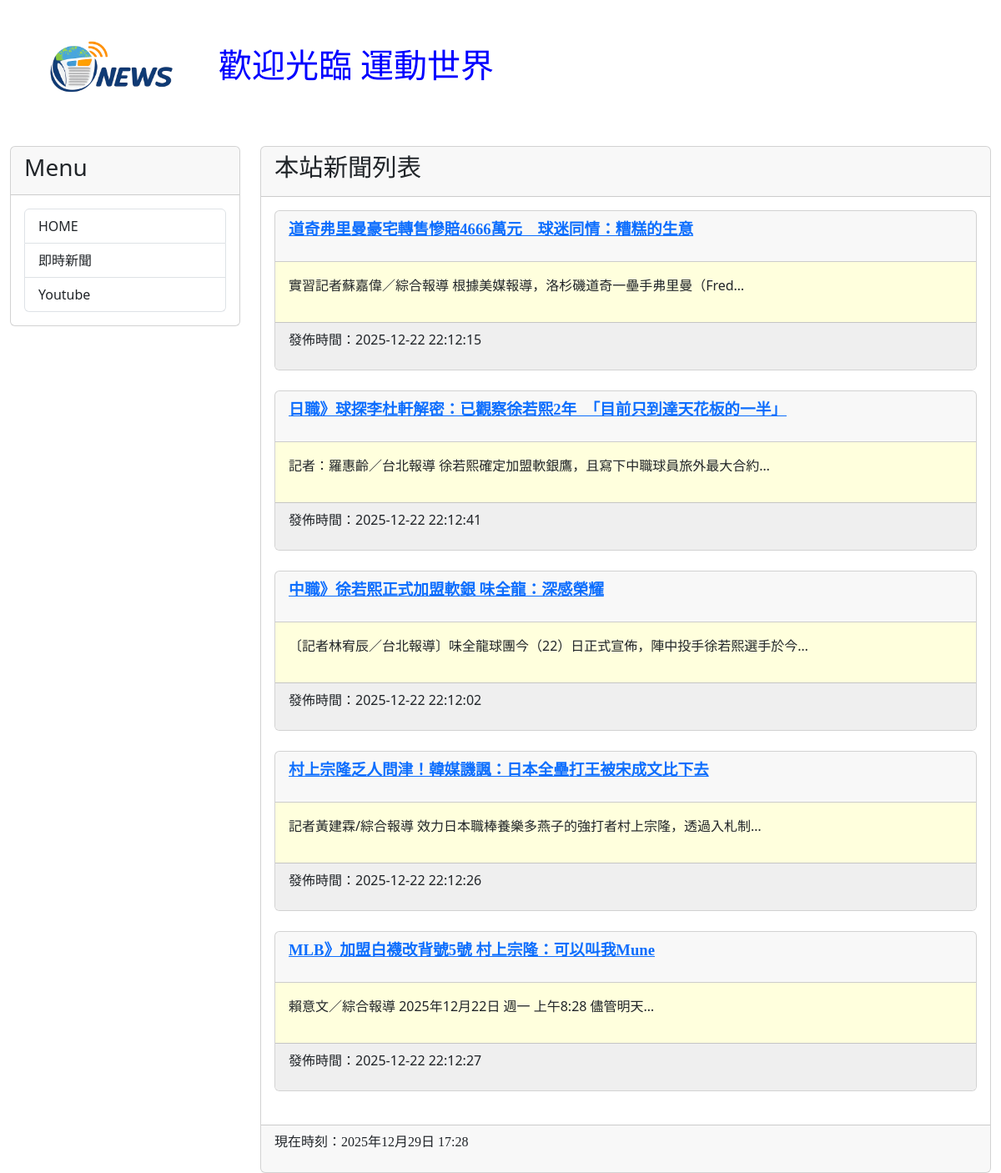
Before: / with the older database file.
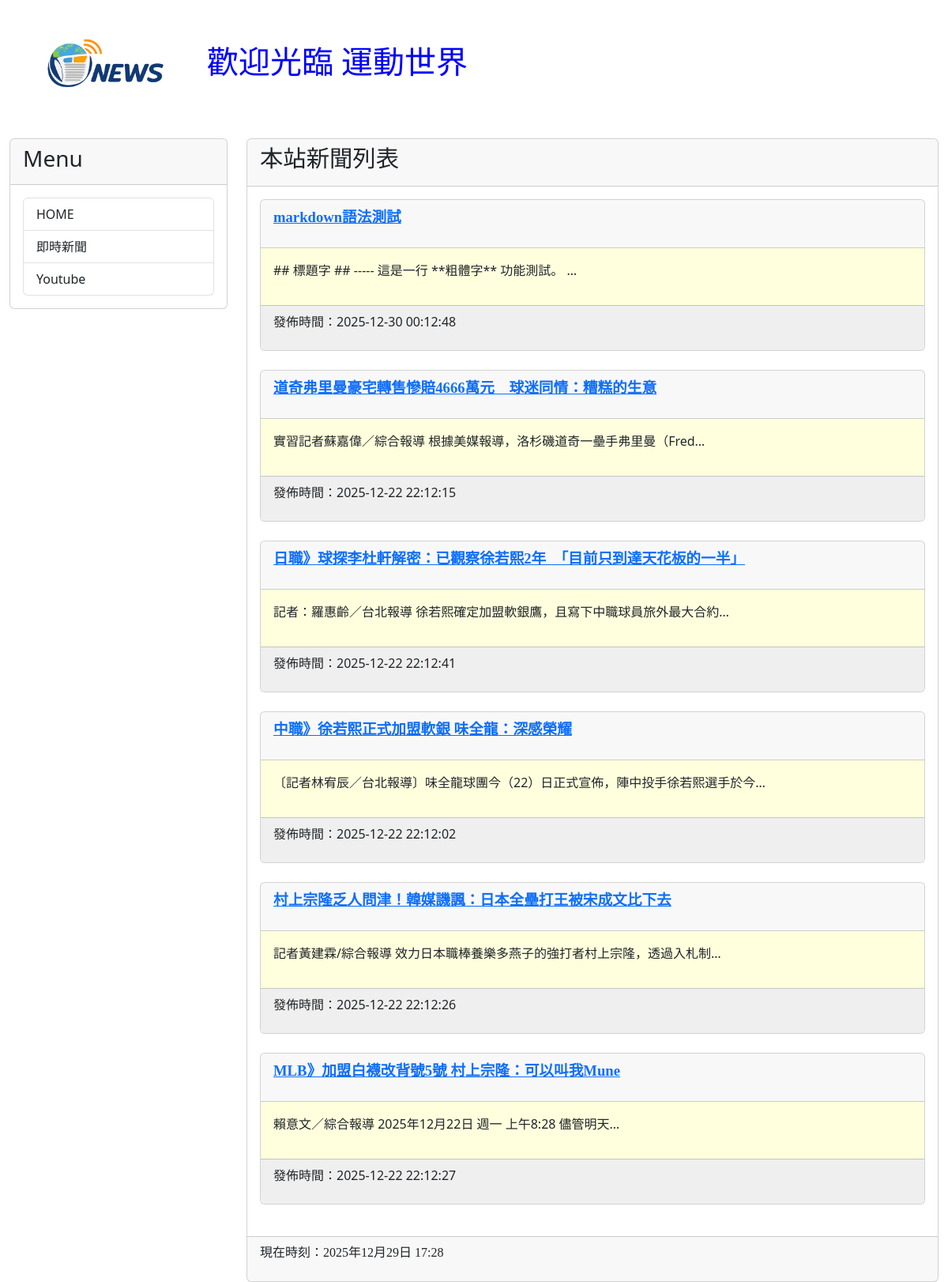
After: the same page with the newer database file.
### mysite/models.py (models this page shows, shortened)
class Post(models.Model):
    title = models.CharField(max_length=200, verbose_name='標題')
    slug = models.CharField(max_length=200, verbose_name='網址標識')
    body = models.TextField(verbose_name='文章內容')
    pub_date = models.DateTimeField(auto_now_add=True, verbose_name='發佈日期')
    class Meta:
        ordering = ('-pub_date',)
        verbose_name = '文章'
        verbose_name_plural = '文章列表'

### mysite/views.py (the view)
# urls.py: path('', homepage),
def homepage(request):
    posts = Post.objects.all()
    now = datetime.now()
    return render(request, "index.html", locals())

### templates/index.html (shortened to what this page needs)
{% extends 'base.html' %}
{% block headmessage %}<h3 style="font-family: 標楷體;font-size: 22pt;">本站新聞列表</h3>{% endblock %}
{% block content %}
{% for post in posts %}
    <div class="card">
        <div class="card-header">
            <p style="font-family: 微軟正黑體;font-size: 14pt;font-weight: bold;">
                <a href="/post/{{post.slug}}">{{ post.title }}</a>
            </p>
        </div>
        <div class="card-body" style="background-color: #ffffdd;">
            <p>
                {{ post.body | truncatechars:40 }}
            </p>
        </div>
        <div class="card-footer" style="background-color: #efefef;">
            <p>
                發佈時間：{{ post.pub_date | date:"Y-m-d H:m:s" }}
            </p>
        </div>
    </div>
    <br>
{% endfor %}
{% endblock %}

### templates/base.html (shortened to what this page needs)
 {% load static %}
<!DOCTYPE html>
<html>
    <head>
        <link rel="stylesheet" href="{% static 'css/bootstrap-5.3.8-dist/bootstrap.min.css' %}">
    </head>
    <body>
        <div class="container-fluid">
            {% include 'header.html' %}
            <div class="row">
                <div class="col-sm-3 col-md-3">
                    <div class="card">
                        <div class="card-header">
                            <h3>Menu</h3>
                        </div>
                        <div class="card-body">
                            <div class="list-group">
                                <a href="/" class="list-group-item">HOME</a>
                                <a href="https://google.com/news" class="list-group-item" target="_blank">即時新聞</a>
                                <a href="https://youtube.com/" class="list-group-item" target="_blank">Youtube</a>
                            </div>
                        </div>
                    </div>
                </div>
                <div class="col-sm-9 col-md-9">
                    <div class="card">
                        <div class="card-header">
                            {% block headmessage %} {% endblock %}
                        </div>
                    <div class="card-body">
                        {% block content %} {% endblock %}
                    </div>
                    <div class="card-footer">
                        {% include 'footer.html' %}
                    </div>
                </div>
            </div>
        </div>
    </body>
</html>

### templates/header.html
 {% load static %}
<h1 style="font-family: 微軟正黑體;color: blue;"><img src="{% static 'images/news_logo.png' %}" width="250">歡迎光臨 運動世界</h1>

### templates/footer.html
 {% block footer %}
    {% if now %}
        <p style="font-family: 微軟正黑體;">
            現在時刻：{{ now }}
        </p>
        {% else %}
        <p style="font-family: 微軟正黑體;">
            本站新聞內容僅可轉載但不得二次創作張貼，如有侵權請來信告知。
        </p>
    {% endif %}
{% endblock %}

Changed rows visible on the page:
added Post: title "markdown語法測試", body "## 標題字 ## ----- 這是一行 **粗體字** 功能測試。 …", pub_date "2025-12-30 00:12:48"
